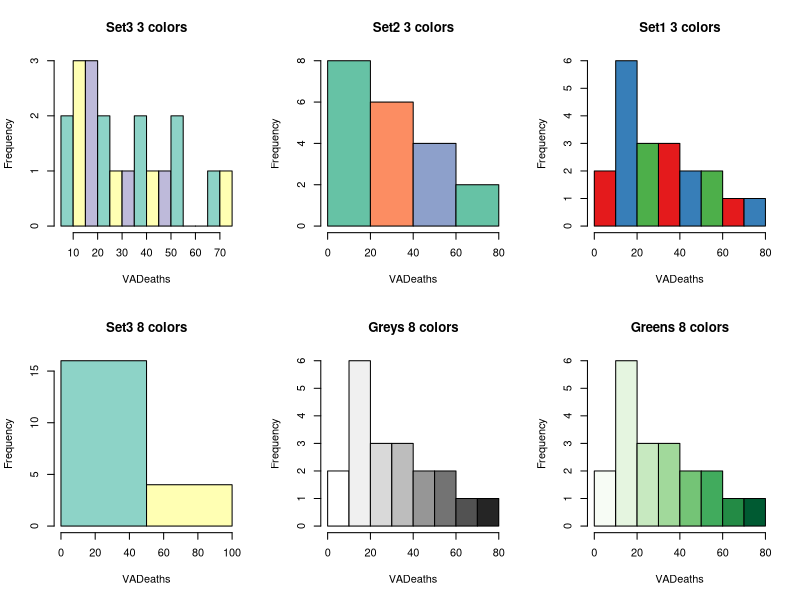
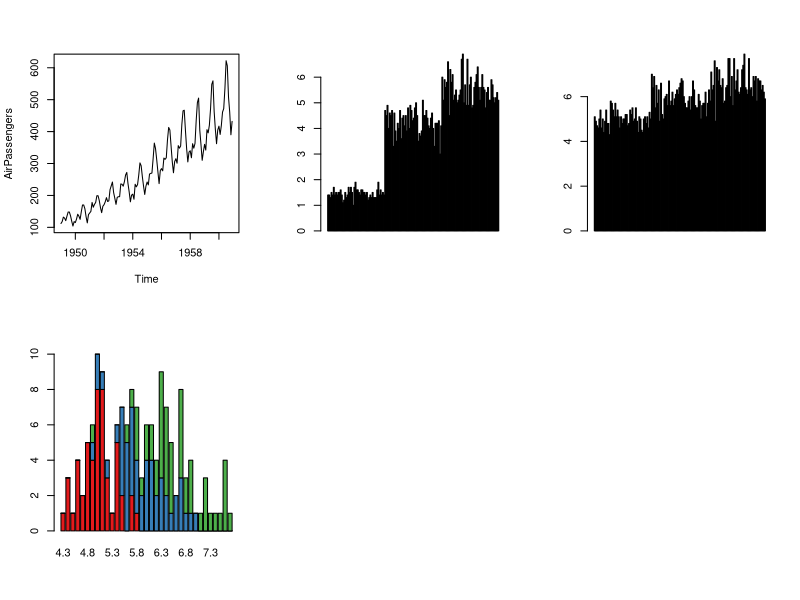
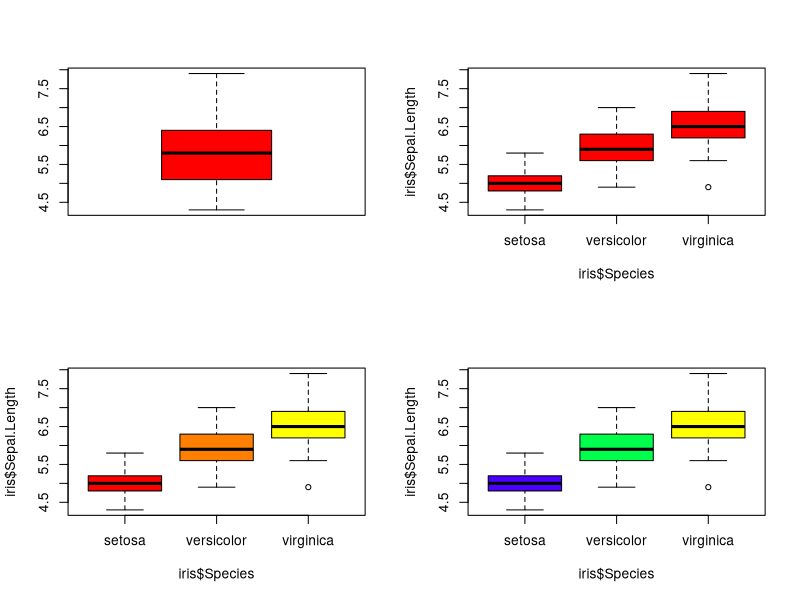
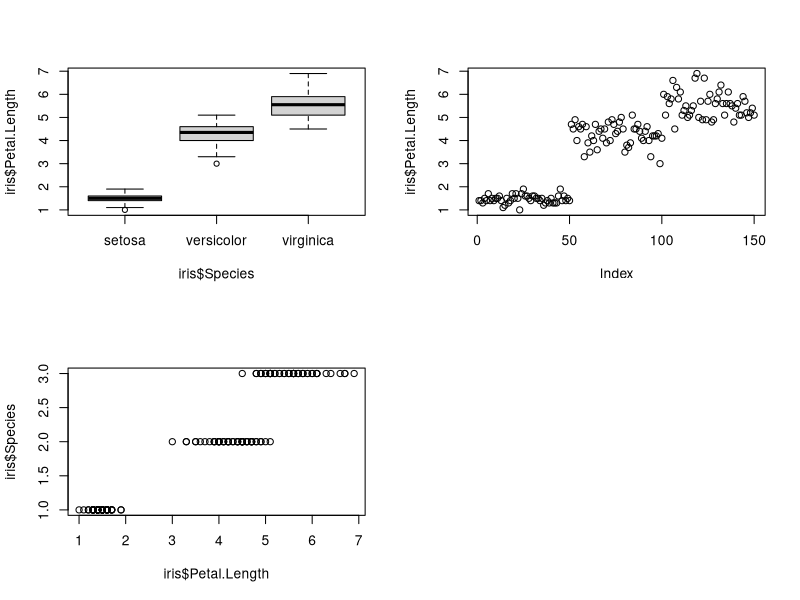
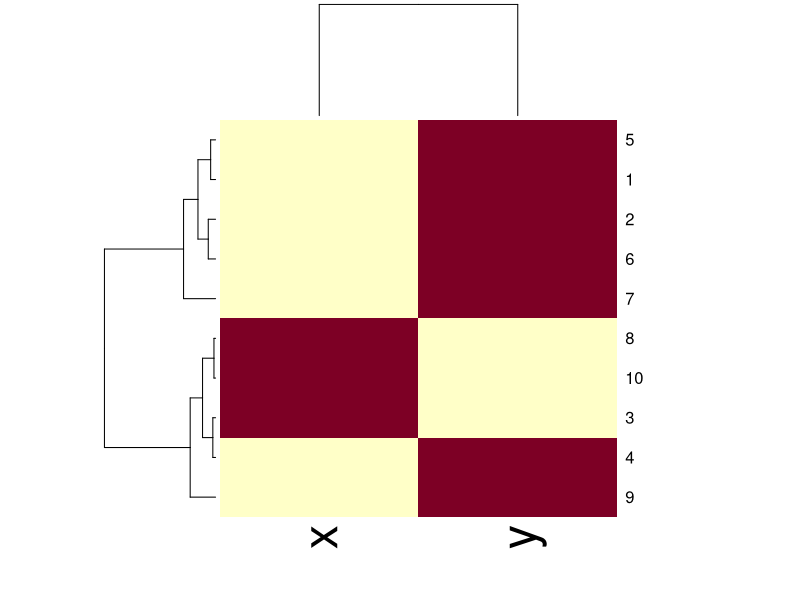
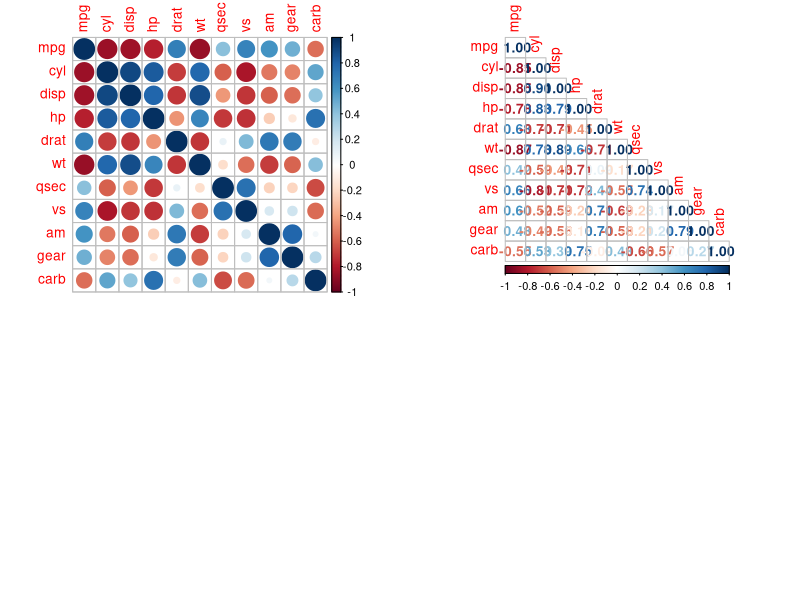
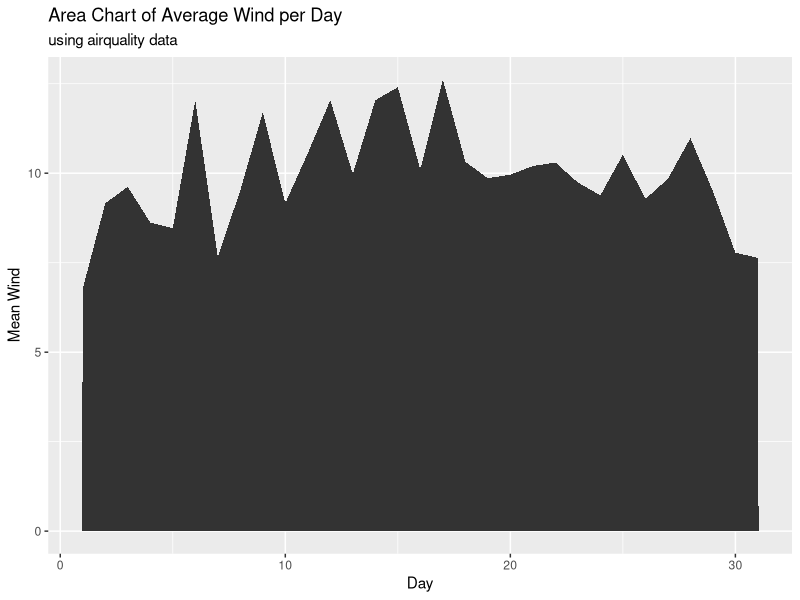

The R script that drew these images, in order:
library(RColorBrewer)
data(VADeaths) 
par(mfrow=c(2,3))
hist(VADeaths,breaks=10, col=brewer.pal(3,"Set3"),main="Set3 3 colors") 
hist(VADeaths,breaks=3 ,col=brewer.pal(3,"Set2"),main="Set2 3 colors") 
hist(VADeaths,breaks=7, col=brewer.pal(3,"Set1"),main="Set1 3 colors") 
hist(VADeaths,,breaks= 2, col=brewer.pal(8,"Set3"),main="Set3 8 colors")
hist(VADeaths,col=brewer.pal(8,"Greys"),main="Greys 8 colors")
hist(VADeaths,col=brewer.pal(8,"Greens"),main="Greens 8 colors")

data(AirPassengers) 
plot(AirPassengers,type="l") #Simple Line Plot

data("iris")
barplot(iris$Petal.Length) #Creating simple Bar Graph 
barplot(iris$Sepal.Length,col = brewer.pal(3,"Set1"))
barplot(table(iris$Species,iris$Sepal.Length),col = brewer.pal(3,"Set1")) #Stacked Plot

data(iris)
par(mfrow=c(2,2))
boxplot(iris$Sepal.Length,col="red") 
boxplot(iris$Sepal.Length~iris$Species,col="red") 
boxplot(iris$Sepal.Length~iris$Species,col=heat.colors(3)) 
boxplot(iris$Sepal.Length~iris$Species,col=topo.colors(3)) 
boxplot(iris$Petal.Length~iris$Species) #Creating Box Plot between two variable

plot(x=iris$Petal.Length) #Simple Scatter Plot 
plot(x=iris$Petal.Length,y=iris$Species) #Multivariate Scatter Plot

# simulate a dataset of 10 points 
x <- rnorm(10,mean=rep(1:5,each=2),sd=0.7)
y <- rnorm(10,mean=rep(c(1,9),each=5),sd=0.1)
dataFrame <- data.frame(x=x,y=y)
set.seed(143)
dataMatrix <- as.matrix(dataFrame)[sample(1:10),] # convert to class 'matrix', then shuffle the rows of the matrix
heatmap(dataMatrix) # visualize hierarchical clustering via a heatmap

library(corrplot)
#data("mtcars") 
corr_matrix <- cor(mtcars) # with circles 
corrplot(corr_matrix)
# with numbers and lower
corrplot(corr_matrix,method = 'number',type = "lower")

library(magrittr) # needs to be run every time you start R and want to use %>%
library(dplyr) 
library(ggplot2)
airquality %>%  group_by(Day) %>%  summarise(mean_wind = mean(Wind)) %>% ggplot()+geom_area(aes(x = Day, y = mean_wind)) +   labs(title = "Area Chart of Average Wind per Day", subtitle = "using airquality data", y = "Mean Wind")


